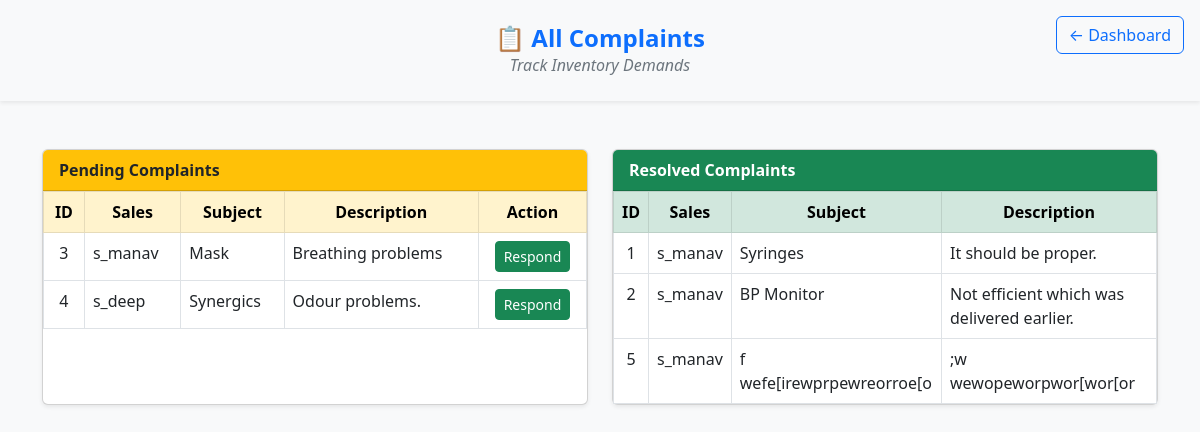
Before: /support_complaints (signed in) with the older database file.
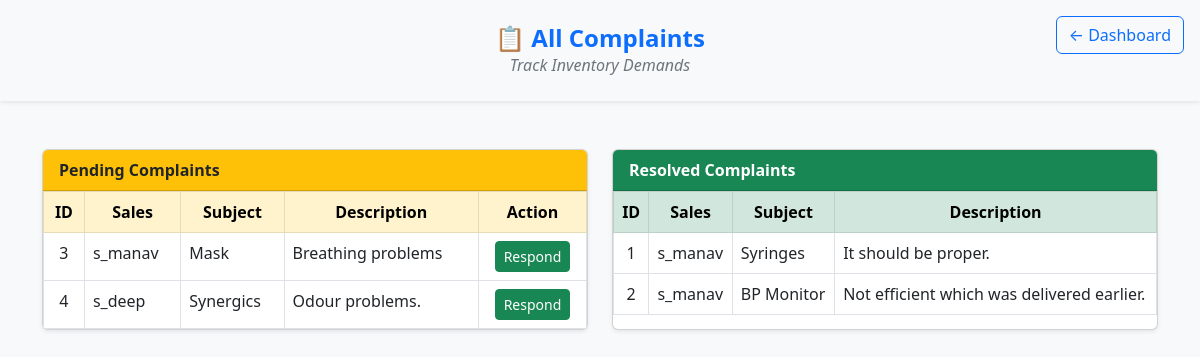
After: the same page with the newer database file.
### app.py (models this page shows)
class Complaint(db.Model):
    id = db.Column(db.Integer, primary_key=True)
    sales_user_id = db.Column(db.Integer, db.ForeignKey('user.id'))
    subject = db.Column(db.String(200), nullable=False)
    description = db.Column(db.Text, nullable=False)
    status = db.Column(db.String(20), default='Pending')  # Pending, Fulfilled
    created_at = db.Column(db.Date, default=date.today)
    sales_user = db.relationship('User', backref='complaints')

class User(db.Model):
    id = db.Column(db.Integer, primary_key=True)
    username = db.Column(db.String(50), unique=True, nullable=False)
    password = db.Column(db.String(50), nullable=False)
    role = db.Column(db.String(20), nullable=False)  # admin, sales, warehouse, production, support

### app.py (the view)
@app.route("/support_complaints")
@login_required
@role_required("support")
def support_complaints():
    complaints = Complaint.query.all()
    return render_template("support_complaints.html", complaints=complaints)

### app.py (called while the page is built)
def login_required(f):
    @wraps(f)
    def decorated_function(*args, **kwargs):
        if 'username' not in session:
            return redirect("/")
        return f(*args, **kwargs)
    return decorated_function

def role_required(role):
    def decorator(f):
        @wraps(f)
        def decorated_function(*args, **kwargs):
            if 'role' not in session or (session['role'] != role and session['role'] != 'admin'):
                abort(403)
            return f(*args, **kwargs)
        return decorated_function
    return decorator

@app.after_request
def add_header(response):
    response.headers["Cache-Control"] = "no-store, no-cache, must-revalidate, post-check=0, pre-check=0, max-age=0"
    response.headers["Pragma"] = "no-cache"
    response.headers["Expires"] = "0"
    return response

### templates/support_complaints.html (shortened to what the changed rows need)
<!DOCTYPE html>
<html lang="en">
<head>
    <link href="https://cdn.jsdelivr.net/npm/bootstrap@5.3.0/dist/css/bootstrap.min.css" rel="stylesheet">
</head>
<body class="bg-light">
   <div class="container my-5">
        <div class="row g-4">
            <div class="col-lg-6">
                <div class="card shadow-sm h-100">
                    <div class="card-body p-0">
                        <div class="table-responsive">
                            <table class="table table-bordered table-hover mb-0">
                                <thead class="table-warning text-center">
                                    <tr>
                                        <th>ID</th>
                                        <th>Sales</th>
                                        <th>Subject</th>
                                        <th>Description</th>
                                        <th>Action</th>
                                    </tr>
                                </thead>
                                <tbody>
                                    {% for c in complaints if c.status == "Pending" %}
                                    <tr>
                                        <td class="text-center">{{ c.id }}</td>
                                        <td>{{ c.sales_user.username }}</td>
                                        <td>{{ c.subject }}</td>
                                        <td>{{ c.description}}</td>
                                        <td class="text-center">
                                            <a href="{{ url_for('respond_complaint', complaint_id=c.id) }}"
                                                class="btn btn-sm btn-success">
                                                Respond
                                            </a>
                                        </td>
                                    </tr>
                                    {% endfor %}
                                </tbody>
                            </table>
                        </div>
                    </div>
                </div>
            </div>
            <div class="col-lg-6">
                <div class="card shadow-sm h-100">
                    <div class="card-body p-0">
                        <div class="table-responsive">
                            <table class="table table-bordered table-hover mb-0">
                                <thead class="table-success text-center">
                                    <tr>
                                        <th>ID</th>
                                        <th>Sales</th>
                                        <th>Subject</th>
                                        <th>Description</th>
                                    </tr>
                                </thead>
                                <tbody>
                                    {% for c in complaints if c.status == "Resolved" %}
                                    <tr>
                                        <td class="text-center">{{ c.id }}</td>
                                        <td>{{ c.sales_user.username }}</td>
                                        <td>{{ c.subject }}</td>
                                        <td>{{ c.description}}</td>
                                    </tr>
                                    {% endfor %}
                                </tbody>
                            </table>
                        </div>
                    </div>
                </div>
            </div>
        </div>
    </div>
</body>
</html>

Changed rows visible on the page:
removed Complaint: id "5", sales_user.username "s_manav", subject "f wefe[irewprpewreorroe[o", description ";w wewopeworpwor[wor[or"
